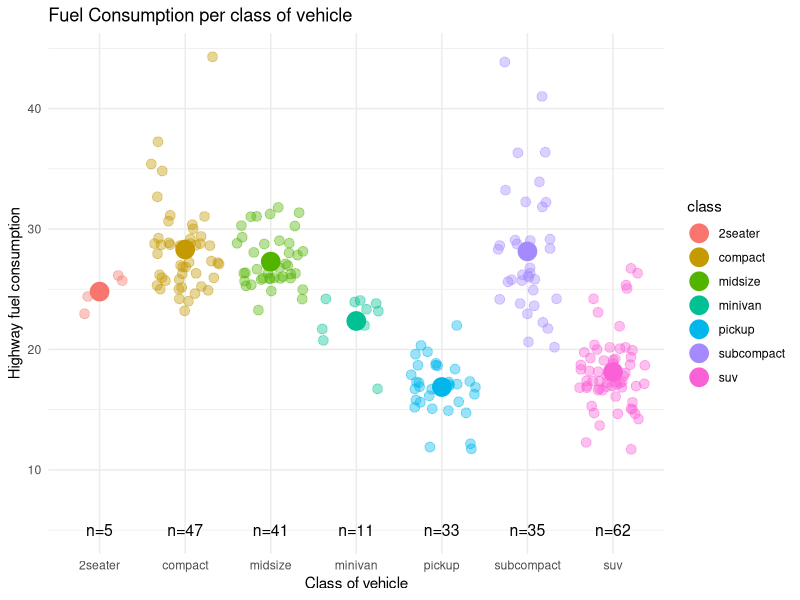

This figure's R source:
# Import the required libraries
library(ggplot2)
library(dplyr)
library(viridis)

# Summarize the number of vehicle per class and their means highway fuel consumption out of mpg
class_info <- summarise(group_by(mpg, class), n=n(), hwy=mean(hwy))

# Generate a basic scatter plot showing the jittered plots
plot1 <- ggplot(mpg, aes(x=class, y=hwy, color=class)) + geom_point(size=3, alpha=0.4, position = "jitter")

# Add dot plot of the mean highway fuel consumption of each class of vehicle
plot2 <- plot1 + geom_point(data = class_info, mapping = aes(y=hwy), size = 6)

# Add a Title and change the labels of x and y axis
plot3 <- plot2 + labs(title="Fuel Consumption per class of vehicle", x="Class of vehicle", y="Highway fuel consumption") + theme_minimal()

# Add text label to show the number of vehicle in each class (ex: n=41)
#y=5 is included in aes() so it will follow the mapping of the chart, which is in point "5" in the y-axis
plot4 <- plot3 + geom_text(mapping = aes(label=paste0("n=",n), y=5, color = NULL), size = 4, data = class_info)
plot4
